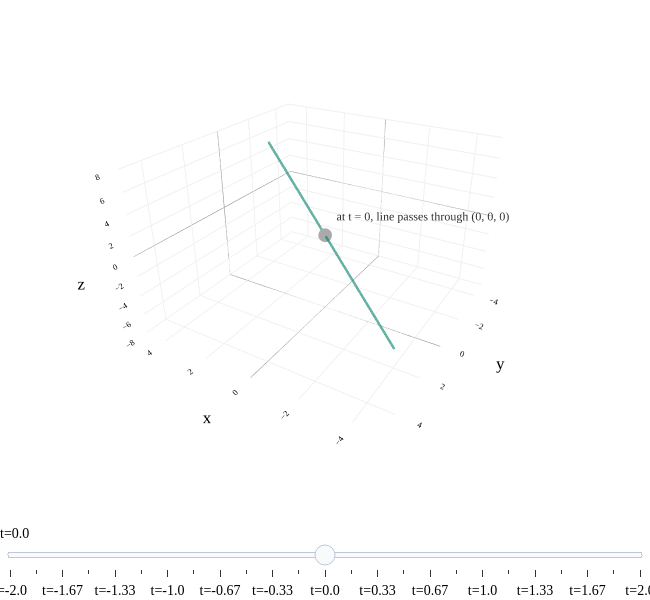

The code cell stored with this chart in its notebook:
### Markdown cell above
As we saw in [Chapter 4.1](01-span.ipynb), the line shown above is the span of the vector $\color{#3d81f6}\vec v = \begin{bmatrix} 2 \\ -1 \\ 3 \end{bmatrix}$. It passes through the origin, $(0, 0, 0)$, and passes through the point $(2, -1, 3)$.

Ideally, we'd be able to express the line as a function

$$z = f(x, y)$$

as we did in the $\mathbb{R}^2$ case, where $y = f(x) = mx + b$.

Unfortunately, there is no way to express the lines in $\mathbb{R}^3$, or $\mathbb{R}^4$, or $\mathbb{R}^n$ for $n > 2$ as a simple function. Why not? If there were some formula for $z$ (the height of the line) in terms of $x$ and $y$, that would imply that we should be able to plug in **any** $x$ and **any** $y$ to get an output $z$. But, the line above only works for very specific combinations of $x$ and $y$. For instance, there's no point on the line above that has $x = 1$ and $y = 1$. Rather, when $x = 1$, $y$ is forced to be $-\frac{1}{2}$, and $z$ is forced to be $\frac{3}{2}$.

The key idea that I stressed in [Chapter 4.1](01-span.ipynb) is that **lines are 1-dimensional objects**, meaning that the location of any point on the line can be described using a single free variable.

So, the equation of the line above is

$$L = t\begin{bmatrix} 2 \\ -1 \\ 3 \end{bmatrix}, t \in \mathbb{R}$$

$t$ here is a free variable – sometimes called a parameter (though this term is confusing in the context of our course) – meaning we can set it to whatever we'd like. The line is the set of all points that can be reached by plugging in different values of $t$.

Since the line is really a set of points, I should have written it as

$$L = \{t\begin{bmatrix} 2 \\ -1 \\ 3 \end{bmatrix} \mid t \in \mathbb{R}\}$$

but I'll use the former notation for brevity. 

Equivalently, you can think of the line as three separate functions of $t$. Pick a $t$. Then, $L$ is

$$\begin{align*} x = 2t \\ y = -t \\ z = 3t \end{align*}$$

Drag the value of $t$ below to see how $t$ allows us to move along the line.

### Code cell
from utils import plot_vectors
import numpy as np
import plotly.graph_objects as go

v = (2, -1, 3)

# Create the line spanned by v (all scalar multiples)
t = np.linspace(-2, 2, 25)
line_x = t * v[0]
line_y = t * v[1]
line_z = t * v[2]

fig = plot_vectors([((0, 0, 0), "#3d81f6", r"")], show_axis_labels=True, vdeltax=0.1)

# Add the line spanned by v to the 3D plot
fig.add_trace(
    go.Scatter3d(
        x=line_x,
        y=line_y,
        z=line_z,
        mode="lines",
        line=dict(color="rgba(0,77,64,0.6)", width=5),
        showlegend=False,
        hoverinfo="skip"
    )
)

# Add a marker that moves along the line as t changes, controlled by a slider
t_slider = np.linspace(-2, 2, 25)
marker_x = t_slider * v[0]
marker_y = t_slider * v[1]
marker_z = t_slider * v[2]

# Create frames for the moving marker
frames = [
    go.Frame(
        data=[
            go.Scatter3d(
                x=[marker_x[i]],
                y=[marker_y[i]],
                z=[marker_z[i]],
                mode="markers",
                marker=dict(size=8, color="black"),
                showlegend=False,
                hoverinfo="skip"
            )
        ],
        name=str(round(t_slider[i], 2))
    )
    for i in range(len(t_slider))
]

# Find the index where t=0 to set as the default frame
default_t_index = np.argmin(np.abs(t_slider - 0))

# Add slider to control t, set default value to t=0
sliders = [
    {
        "steps": [
            {
                "method": "animate",
                "args": [
                    [str(round(t_slider[i], 2))],
                    {"mode": "immediate", "frame": {"duration": 0, "redraw": True}, "transition": {"duration": 0}}
                ],
                "label": f"t={round(t_slider[i],2)}"
            }
            for i in range(len(t_slider))
        ],
        "currentvalue": {"prefix": ""},
        "pad": {"t": 50},
        "active": default_t_index
    }
]

fig.frames = frames
fig.update_layout(
    scene_camera=dict(
        eye=dict(x=-1.2, y=2, z=1.2)
    ),
    sliders=sliders,
    scene=dict(
        xaxis=dict(range=[-5, 5]),
        yaxis=dict(range=[-5, 5]),
        zaxis=dict(range=[-8, 8])
    ),
    # Increase bottom margin to prevent axis ticks from being cut off
    margin=dict(l=0, r=0, t=0, b=130),
    width=650,
    height=600
)

# Show the marker at t=0 by default
fig.add_trace(
    go.Scatter3d(
        x=[0],
        y=[0],
        z=[0],
        mode="markers+text",
        marker=dict(size=8, color="#aaa"),
        showlegend=False,
        hoverinfo="skip",
        text=["at t = 0, line passes through (0, 0, 0)"],
        textposition="top right",
        textfont=dict(color="#333", size=12)
    )
)

fig.show()

### Figure 1 — Plotly figure (JSON) as saved in the notebook; plotly's stock layout.template omitted (floating-point values rounded to 4 significant figures)
{"data": [{"hovertemplate": "(%{x}, %{y}, %{z})<extra></extra>", "line": {"color": "#3d81f6", "width": 6}, "mode": "lines", "showlegend": false, "type": "scatter3d", "x": [0, 0], "y": [0, 0], "z": [0, 0]}, {"colorscale": [[0, "#3d81f6"], [1, "#3d81f6"]], "hoverinfo": "skip", "showlegend": false, "showscale": false, "sizemode": "raw", "sizeref": 0.4, "type": "cone", "u": [0], "v": [0], "w": [0], "x": [0], "y": [0], "z": [0]}, {"hoverinfo": "skip", "mode": "text", "showlegend": false, "text": [""], "textfont": {"color": "#3d81f6", "family": "Palatino", "size": 16}, "textposition": "middle center", "type": "scatter3d", "x": [0.1], "y": [0.3], "z": [0.3]}, {"hoverinfo": "skip", "line": {"color": "rgba(0,77,64,0.6)", "width": 5}, "mode": "lines", "showlegend": false, "type": "scatter3d", "x": [-4.0, -3.667, -3.333, -3.0, -2.667, -2.333, -2.0, -1.667, -1.333, -1.0, -0.6667, -0.3333, 0.0, 0.3333, 0.6667, 1.0, 1.333, 1.667, 2.0, 2.333, 2.667, 3.0, 3.333, 3.667, 4.0], "y": [2.0, 1.833, 1.667, 1.5, 1.333, 1.167, 1.0, 0.8333, 0.6667, 0.5, 0.3333, 0.1667, -0.0, -0.1667, -0.3333, -0.5, -0.6667, -0.8333, -1.0, -1.167, -1.333, -1.5, -1.667, -1.833, -2.0], "z": [-6.0, -5.5, -5.0, -4.5, -4.0, -3.5, -3.0, -2.5, -2.0, -1.5, -1.0, -0.5, 0.0, 0.5, 1.0, 1.5, 2.0, 2.5, 3.0, 3.5, 4.0, 4.5, 5.0, 5.5, 6.0]}, {"hoverinfo": "skip", "marker": {"color": "#aaa", "size": 8}, "mode": "markers+text", "showlegend": false, "text": ["at t = 0, line passes through (0, 0, 0)"], "textfont": {"color": "#333", "size": 12}, "textposition": "top right", "type": "scatter3d", "x": [0], "y": [0], "z": [0]}], "layout": {"font": {"color": "black", "family": "Palatino", "size": 14}, "height": 600, "margin": {"b": 130, "l": 0, "r": 0, "t": 0}, "paper_bgcolor": "white", "plot_bgcolor": "white", "scene": {"aspectratio": {"x": 1.2, "y": 1.2, "z": 0.8}, "bgcolor": "white", "camera": {"eye": {"x": -1.2, "y": 2, "z": 1.2}}, "xaxis": {"backgroundcolor": "white", "gridcolor": "#f0f0f0", "range": [-5, 5], "showbackground": true, "tickfont": {"size": 10}, "title": {"text": "x"}, "zerolinecolor": "gray"}, "yaxis": {"backgroundcolor": "white", "gridcolor": "#f0f0f0", "range": [-5, 5], "showbackground": true, "tickfont": {"size": 10}, "title": {"text": "y"}, "zerolinecolor": "gray"}, "zaxis": {"backgroundcolor": "white", "gridcolor": "#f0f0f0", "range": [-8, 8], "showbackground": true, "tickfont": {"size": 10}, "title": {"text": "z"}, "zerolinecolor": "gray"}}, "sliders": [{"active": 12, "currentvalue": {"prefix": ""}, "pad": {"t": 50}, "steps": [{"args": [["-2.0"], {"frame": {"duration": 0, "redraw": true}, "mode": "immediate", "transition": {"duration": 0}}], "label": "t=-2.0", "method": "animate"}, {"args": [["-1.83"], {"frame": {"duration": 0, "redraw": true}, "mode": "immediate", "transition": {"duration": 0}}], "label": "t=-1.83", "method": "animate"}, {"args": [["-1.67"], {"frame": {"duration": 0, "redraw": true}, "mode": "immediate", "transition": {"duration": 0}}], "label": "t=-1.67", "method": "animate"}, {"args": [["-1.5"], {"frame": {"duration": 0, "redraw": true}, "mode": "immediate", "transition": {"duration": 0}}], "label": "t=-1.5", "method": "animate"}, {"args": [["-1.33"], {"frame": {"duration": 0, "redraw": true}, "mode": "immediate", "transition": {"duration": 0}}], "label": "t=-1.33", "method": "animate"}, {"args": [["-1.17"], {"frame": {"duration": 0, "redraw": true}, "mode": "immediate", "transition": {"duration": 0}}], "label": "t=-1.17", "method": "animate"}, {"args": [["-1.0"], {"frame": {"duration": 0, "redraw": true}, "mode": "immediate", "transition": {"duration": 0}}], "label": "t=-1.0", "method": "animate"}, {"args": [["-0.83"], {"frame": {"duration": 0, "redraw": true}, "mode": "immediate", "transition": {"duration": 0}}], "label": "t=-0.83", "method": "animate"}, {"args": [["-0.67"], {"frame": {"duration": 0, "redraw": true}, "mode": "immediate", "transition": {"duration": 0}}], "label": "t=-0.67", "method": "animate"}, {"args": [["-0.5"], {"frame": {"duration": 0, "redraw": true}, "mode": "immediate", "transition": {"duration": 0}}], "label": "t=-0.5", "method": "animate"}, {"args": [["-0.33"], {"frame": {"duration": 0, "redraw": true}, "mode": "immediate", "transition": {"duration": 0}}], "label": "t=-0.33", "method": "animate"}, {"args": [["-0.17"], {"frame": {"duration": 0, "redraw": true}, "mode": "immediate", "transition": {"duration": 0}}], "label": "t=-0.17", "method": "animate"}, {"args": [["0.0"], {"frame": {"duration": 0, "redraw": true}, "mode": "immediate", "transition": {"duration": 0}}], "label": "t=0.0", "method": "animate"}, {"args": [["0.17"], {"frame": {"duration": 0, "redraw": true}, "mode": "immediate", "transition": {"duration": 0}}], "label": "t=0.17", "method": "animate"}, {"args": [["0.33"], {"frame": {"duration": 0, "redraw": true}, "mode": "immediate", "transition": {"duration": 0}}], "label": "t=0.33", "method": "animate"}, {"args": [["0.5"], {"frame": {"duration": 0, "redraw": true}, "mode": "immediate", "transition": {"duration": 0}}], "label": "t=0.5", "method": "animate"}, {"args": [["0.67"], {"frame": {"duration": 0, "redraw": true}, "mode": "immediate", "transition": {"duration": 0}}], "label": "t=0.67", "method": "animate"}, {"args": [["0.83"], {"frame": {"duration": 0, "redraw": true}, "mode": "immediate", "transition": {"duration": 0}}], "label": "t=0.83", "method": "animate"}, {"args": [["1.0"], {"frame": {"duration": 0, "redraw": true}, "mode": "immediate", "transition": {"duration": 0}}], "label": "t=1.0", "method": "animate"}, {"args": [["1.17"], {"frame": {"duration": 0, "redraw": true}, "mode": "immediate", "transition": {"duration": 0}}], "label": "t=1.17", "method": "animate"}, {"args": [["1.33"], {"frame": {"duration": 0, "redraw": true}, "mode": "immediate", "transition": {"duration": 0}}], "label": "t=1.33", "method": "animate"}, {"args": [["1.5"], {"frame": {"duration": 0, "redraw": true}, "mode": "immediate", "transition": {"duration": 0}}], "label": "t=1.5", "method": "animate"}, {"args": [["1.67"], {"frame": {"duration": 0, "redraw": true}, "mode": "immediate", "transition": {"duration": 0}}], "label": "t=1.67", "method": "animate"}, {"args": [["1.83"], {"frame": {"duration": 0, "redraw": true}, "mode": "immediate", "transition": {"duration": 0}}], "label": "t=1.83", "method": "animate"}, {"args": [["2.0"], {"frame": {"duration": 0, "redraw": true}, "mode": "immediate", "transition": {"duration": 0}}], "label": "t=2.0", "method": "animate"}]}], "width": 650}}
